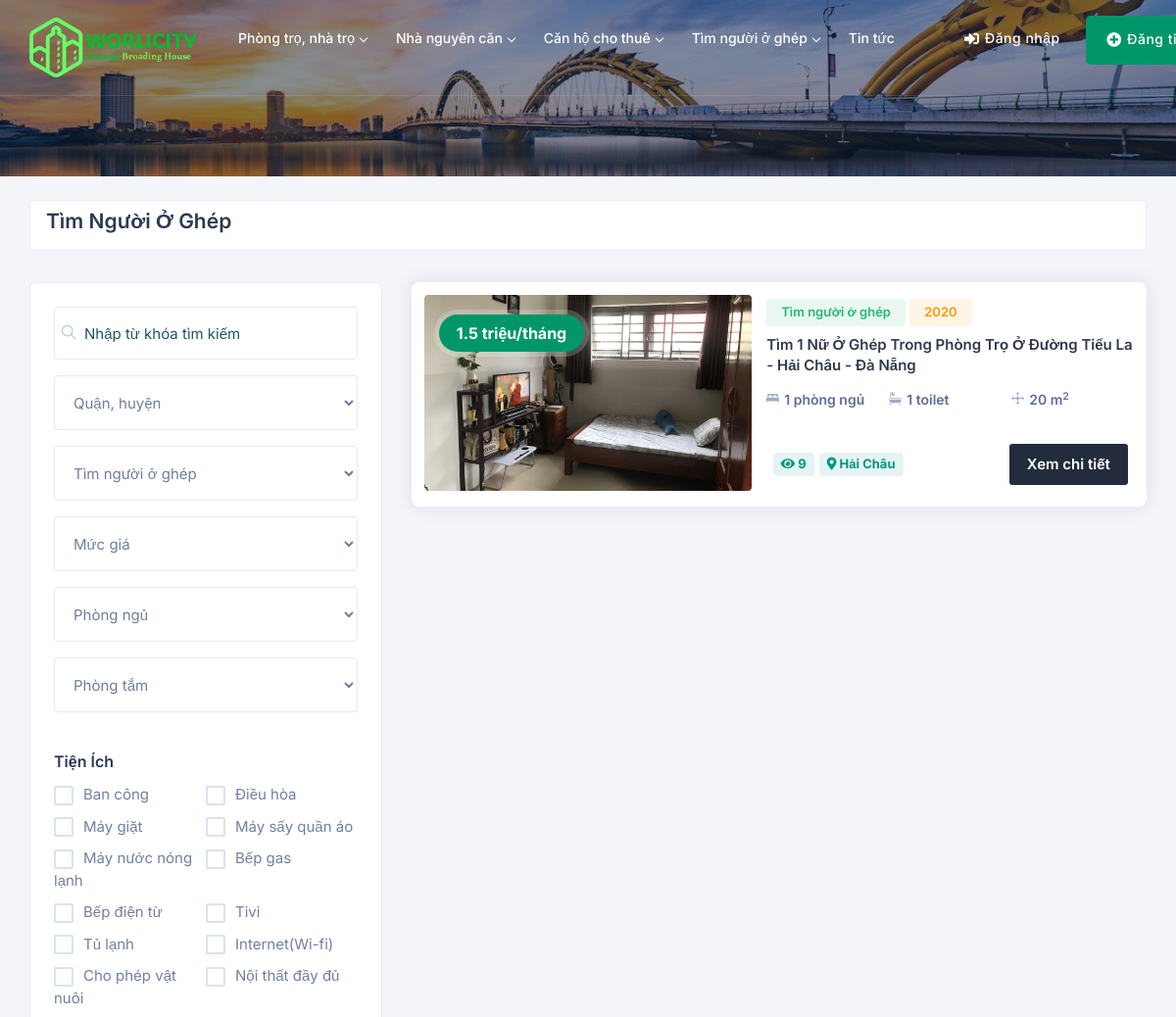
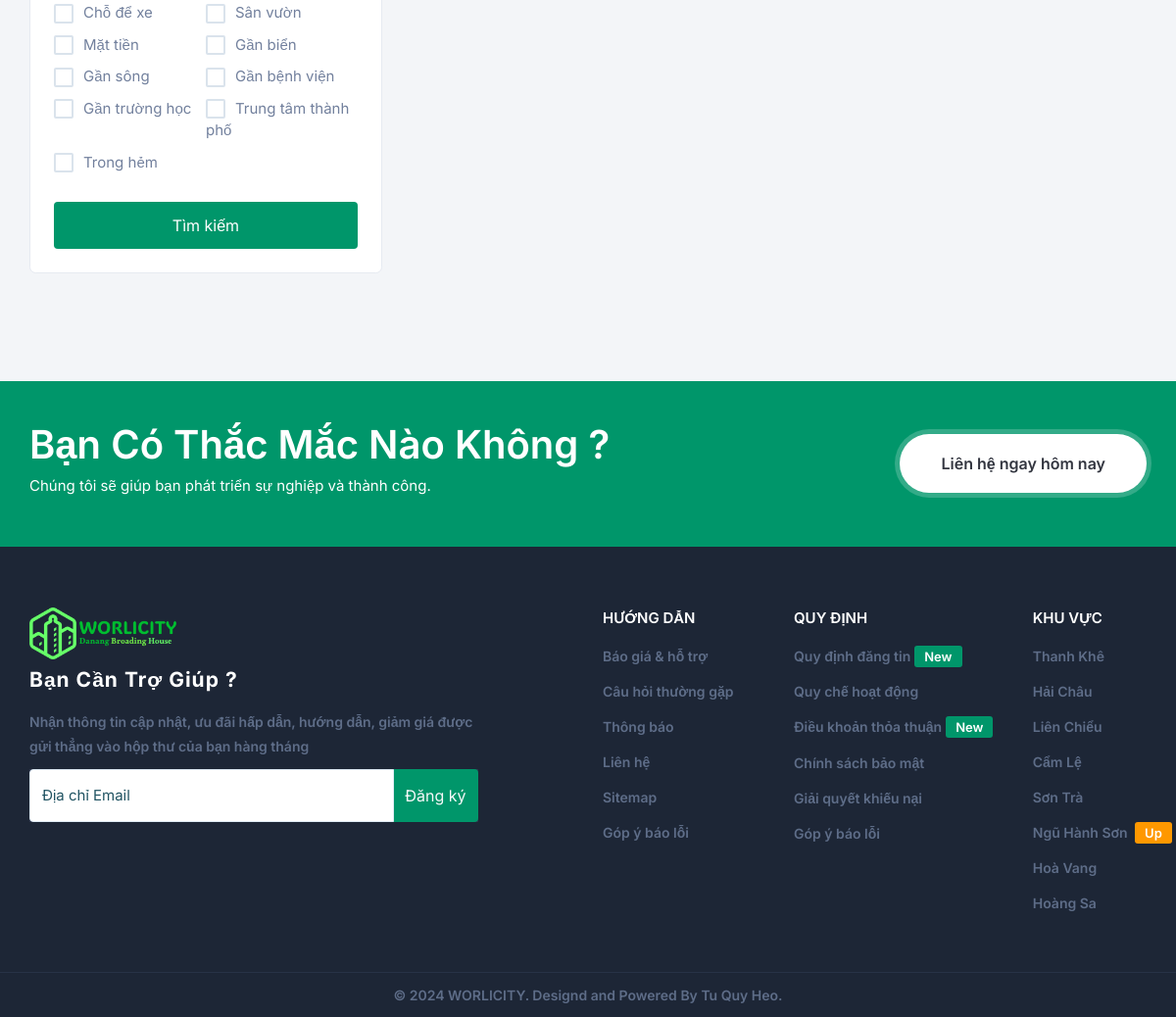
Screenshot of /index.php?controller=RentShare&action=index with the database file from the repository (2 pictures, top to bottom).
### tables this page shows
CREATE TABLE `utilities` (
  `utility_id` int(11) NOT NULL,
  `utility_name` varchar(100) NOT NULL
);

CREATE TABLE `properties` (
  `property_id` int(11) NOT NULL,
  `user_id` int(11) DEFAULT NULL,
  `type_id` int(11) DEFAULT NULL,
  `gender_id` int(11) DEFAULT 1,
  `property_name` varchar(255) NOT NULL,
  `description` text DEFAULT NULL,
  `address` varchar(200) NOT NULL,
  `price` float DEFAULT NULL,
  `status` varchar(50) NOT NULL DEFAULT 'unknown',
  `created_at` timestamp NOT NULL DEFAULT current_timestamp(),
  `updated_at` timestamp NOT NULL DEFAULT current_timestamp() ON UPDATE current_timestamp(),
  `age` int(11) DEFAULT NULL,
  `real_area` decimal(10,0) NOT NULL,
  `unit` varchar(50) DEFAULT NULL,
  `view_count` int(11) DEFAULT 0
);

CREATE TABLE `property_types` (
  `type_id` int(11) NOT NULL,
  `type_name` varchar(50) NOT NULL
);

### controller/RentShare.php (called while the page is built, shortened)
<?php
require_once "model/Property.php";
class RentShareController
{
    protected $model;
    public function __construct()
    {
        $db = new connect();
        $this->model = new ModelHome($db);
    }
    private function formatPrice($price)
    {
        if ($price >= 1000000000) {
            $formatted_price = number_format($price / 1000000000, 1);
            return $formatted_price . " tỷ";
        } else if ($price >= 1000000) {
            return number_format($price / 1000000, 1) . " triệu";
        } else if ($price >= 1000) {
            return number_format($price / 1000, 1) . " nghìn";
        } else {
            return $price;
        }
    }
    public function index()
    {
        $keyword = isset($_POST['keyword']) ? $_POST['keyword'] : '';
        $district = isset($_POST['district']) ? $_POST['district'] : '';
        $propertyType = 4;
        $price = isset($_POST['price']) ? $_POST['price'] : '';
        $bedroom = isset($_POST['bedroom']) ? $_POST['bedroom'] : '';
        $bathroom = isset($_POST['bathroom']) ? $_POST['bathroom'] : '';
        $utilities = isset($_POST['utilities']) ? $_POST['utilities'] : '';
        $offset = isset($_POST['offset']) ? $_POST['offset'] : 0;
        $limit = isset($_POST['limit']) ? $_POST['limit'] : 10;
        $result = $this->model->rentRoomProperties($keyword, $district, $propertyType, $price, $bedroom, $bathroom, $utilities, $offset, $limit);
        foreach ($result as $key => $row) {
            $result[$key]['formatted_price'] = $this->formatPrice($row['price']);
        }
        require_once 'view/rent_share/index.php';
    }
}

### index.php (called while the page is built, shortened)
<?php
require_once 'view/layout.php';

### config/db.php (called while the page is built, shortened)
<?php
class Connect
{
    protected $db = null;
    public function __construct()
    {
        $dsn = 'mysql:host=localhost;dbname=worlicity';
        $user = 'root';
        $pass = '';
        try {
            $this->db = new PDO($dsn, $user, $pass, array(PDO::MYSQL_ATTR_INIT_COMMAND => "SET NAMES utf8"));
        } catch (PDOException $e) {
            throw new Exception("Lỗi kết nối cơ sở dữ liệu: " . $e->getMessage());
        }
    }
    public function getList($query, $params = array())
    {
        $stmt = $this->db->prepare($query);
        $stmt->execute($params);
        $result = $stmt->fetchAll(PDO::FETCH_ASSOC);
        return $result;
    }
}

### model/Property.php (called while the page is built, shortened)
<?php
require_once 'config/db.php';
class ModelHome extends Mastermodel
{
    protected $db;
    public function __construct($db)
    {
        $this->db = $db;
    }
    public function rentRoomProperties($keyword, $district, $propertyType, $price, $bedroom, $bathroom, $utilities)
    {
        $query = "SELECT DISTINCT p.*, pt.type_name, bd.bedroom_count, ba.bathroom_count, l.district, pi.image_url, p.view_count
            FROM properties p
            INNER JOIN property_types pt ON p.type_id = pt.type_id
            INNER JOIN property_details pd ON p.property_id = pd.property_id
            INNER JOIN bedrooms bd ON pd.bedroom_id = bd.bedroom_id
            INNER JOIN bathrooms ba ON pd.bathroom_id = ba.bathroom_id
            LEFT JOIN locations l ON p.property_id = l.property_id
            LEFT JOIN property_utilities pu ON p.property_id = pu.property_id
            LEFT JOIN utilities u ON pu.utility_id = u.utility_id
            LEFT JOIN (
                SELECT property_id, MIN(image_url) AS image_url
                FROM property_images
                GROUP BY property_id
            ) pi ON p.property_id = pi.property_id
            WHERE p.type_id = $propertyType";
        $conditions = array();
        $params = array();
        if (!empty($propertyType)) {
            $conditions[] = "p.type_id = ?";
            $params[] = $propertyType;
        }
        if (!empty($conditions)) {
            $conditionsStr = implode(" AND ", $conditions);
            $query .= " AND $conditionsStr";
        }
        $query .= " ORDER BY p.created_at DESC";
        $result = $this->db->getList($query, $params);
        return $result;
    }
}

### view/rent_share/index.php (the view, shortened to what this page needs)
<?php
require_once 'config/db.php';
$db = new connect();
$conn = $db->getConnection();
$utilitiesQuery = "SELECT * FROM utilities";
$utilitiesResult = $conn->query($utilitiesQuery);
?>
<div class="page-title" style="background:#f4f4f4 url(public/img/slider.jpg);" data-overlay="5">
    <div class="container">
        <div class="row">
            <div class="col-lg-12 col-md-12">
            </div>
        </div>
    </div>
</div>
<section class="gray pt-4">
    <div class="container">
        <div class="row m-0">
            <div class="short_wraping">
                <div class="row align-items-right">
                    <div class="col-lg-6 col-md-12 col-sm-12">
                        <div class="shorting_pagination">
                            <div class="shorting_pagination_laft">
                                <h4>Tìm người ở ghép</h4>
                            </div>
                        </div>
                    </div>
                </div>
            </div>
        </div>
        <div class="row">
            <div class="col-lg-4 col-md-12 col-sm-12">
                <div class="page-sidebar p-0">
                    <div class="collapse" id="fltbox">
                        <form action="" method="POST">
                            <div class="sidebar-widgets p-4">
                                <div class="form-group">
                                    <div class="input-with-icon">
                                        <input type="text" name="keyword" class="form-control" placeholder="Nhập từ khóa tìm kiếm">
                                    </div>
                                </div>
                                <div class="form-group">
                                    <div class="simple-input">
                                        <select id="district" name="district" class="form-control">
                                            <option hidden value="">Quận, huyện</option>
                                        </select>
                                    </div>
                                </div>
                                <div class="form-group">
                                    <div class="simple-input">
                                        <select id="ptype" name="propertyTypes" class="form-control">
                                            <option hidden value="4">Tìm người ở ghép</option>
                                        </select>
                                    </div>
                                </div>
                                <div class="form-group">
                                    <div class="simple-input">
                                        <select id="price" name="price" class="form-control">
                                            <option hidden value="">Mức giá</option>
                                        </select>
                                    </div>
                                </div>
                                <div class="form-group">
                                    <div class="simple-input">
                                        <select id="bedrooms" name="bedroom" class="form-control">
                                            <option hidden value="">Phòng ngủ</option>
                                        </select>
                                    </div>
                                </div>
                                <div class="form-group">
                                    <div class="simple-input">
                                        <select id="bathrooms" name="bathroom" class="form-control">
                                            <option hidden value="">Phòng tắm</option>
                                        </select>
                                    </div>
                                </div>
                                <div class="row">
                                    <div class="col-lg-12 col-md-12 col-sm-12 pt-4">
                                        <h6>Tiện ích</h6>
                                        <ul class="row p-0 m-0">
                                            <?php while ($row = $utilitiesResult->fetch(PDO::FETCH_ASSOC)) { ?>
                                                <li class="col-lg-6 col-md-6 p-0">
                                                    <label for="utilities-<?php echo $row['utility_id']; ?>" class="checkbox-custom-label"><?php echo $row['utility_name']; ?></label>
                                                </li>
                                            <?php } ?>
                                        </ul>
                                    </div>
                                </div>
                                <div class="row">
                                    <div class="col-lg-12 col-md-12 col-sm-12 pt-4">
                                        <button type="submit" class="btn theme-bg rounded full-width">Tìm kiếm</button>
                                    </div>
                                </div>
                            </div>
                        </form>
                    </div>
                </div>
            </div>
            <div class="col-lg-8 col-md-12 col-sm-12">
                <div class="row justify-content-center">
                    <?php foreach ($result as $row) { ?>
                        <div class="col-xl-12 col-lg-12 col-md-12 col-sm-12">
                            <div class="property-listing list_view">
                                <div class="listing-img-wrapper">
                                    <div class="_exlio_125" id="priceElement">
                                        <?php echo $row['formatted_price']; ?>/<?php echo $row['unit']; ?>
                                    </div>
                                    <div class="list-img-slide">
                                        <div class="click">
                                            <div><a href="?controller=RentRoom&action=single&property_id=<?php echo $row['property_id']; ?>"><img src="public/upload/properties/<?php echo $row['image_url']; ?>" class="img-fluid mx-auto" alt="" /></a></div>
                                        </div>
                                    </div>
                                </div>
                                <div class="list_view_flex">
                                    <div class="listing-detail-wrapper mt-1">
                                        <div class="listing-short-detail-wrap">
                                            <div class="_card_list_flex mb-2">
                                                <div class="_card_flex_01">
                                                    <span class="_list_blickes types"><?php echo $row['type_name']; ?></span>
                                                    <span class="property-type elt_rent"><?php echo $row['age']; ?></span>
                                                </div>
                                            </div>
                                            <div class="_card_list_flex">
                                                <div class="_card_flex_01">
                                                    <h4 class="listing-name verified"><a href="?controller=RentRoom&action=single&property_id=<?php echo $row['property_id']; ?>" class="prt-link-detail">
                                                            <?php
                                                            $property_name = $row['property_name'];
                                                            echo htmlentities($property_name);
                                                            ?>
                                                        </a></h4>
                                                </div>
                                            </div>
                                        </div>
                                        <div class="price-features-wrapper">
                                            <div class="list-fx-features">
                                                <div class="listing-card-info-icon">
                                                    <div class="inc-fleat-icon"><img src="public/img/bed.svg" width="13" alt="" /></div><?php echo $row['bedroom_count']; ?> phòng ngủ
                                                </div>
                                                <div class="listing-card-info-icon">
                                                    <div class="inc-fleat-icon"><img src="public/img/bathtub.svg" width="13" alt="" /></div><?php echo $row['bathroom_count']; ?> toilet
                                                </div>
                                                <div class="listing-card-info-icon">
                                                    <div class="inc-fleat-icon"><img src="public/img/move.svg" width="13" alt="" /></div><?php echo $row['real_area']; ?> m<sup>2
                                                </div>
                                            </div>
                                        </div>
                                        <div class="listing-detail-footer">
                                            <div class="footer-first">
                                                <div class="foot-rates">
                                                    <span class="elio_rate perfect"><i class="fas fa-eye"></i> <?php echo $row['view_count']; ?></span>
                                                    <span class="elio_rate perfect"><i class="fas fa-map-marker-alt"></i> <?php echo $row['district']; ?></span>
                                                </div>
                                            </div>
                                            <div class="footer-flex">
                                                <a href="?controller=RentRoom&action=single&property_id=<?php echo $row['property_id']; ?>" class="prt-view">Xem chi tiết</a>
                                            </div>
                                        </div>
                                    </div>
                                </div>
                            </div>
                        </div>
                    <?php } ?>
                </div>
            </div>
        </div>
    </div>
</section>

### rows the page displays
utilities: utility_name "Ban công"
utilities: utility_name "Điều hòa"
utilities: utility_name "Máy giặt"
utilities: utility_name "Máy sấy quần áo"
utilities: utility_name "Máy nước nóng lạnh"
utilities: utility_name "Bếp gas"
utilities: utility_name "Bếp điện từ"
utilities: utility_name "Tivi"
utilities: utility_name "Tủ lạnh"
utilities: utility_name "Internet(Wi-fi)"
utilities: utility_name "Cho phép vật nuôi"
utilities: utility_name "Nội thất đầy đủ"
utilities: utility_name "Chỗ để xe"
utilities: utility_name "Sân vườn"
utilities: utility_name "Mặt tiền"
utilities: utility_name "Gần biển"
utilities: utility_name "Gần sông"
utilities: utility_name "Gần bệnh viện"
utilities: utility_name "Gần trường học"
utilities: utility_name "Trung tâm thành phố"
utilities: utility_name "Trong hẻm"
properties: formatted_price "1.5 triệu", unit "tháng", type.type_name "Tìm người ở ghép", age "2020", property_name "Tìm 1 Nữ Ở Ghép Trong Phòng Trọ Ở Đường Tiểu La - Hải Châu - Đà Nẵng", bedroom_count "1", bathroom_count "1", real_area "20", view_count "9", district "Hải Châu"
